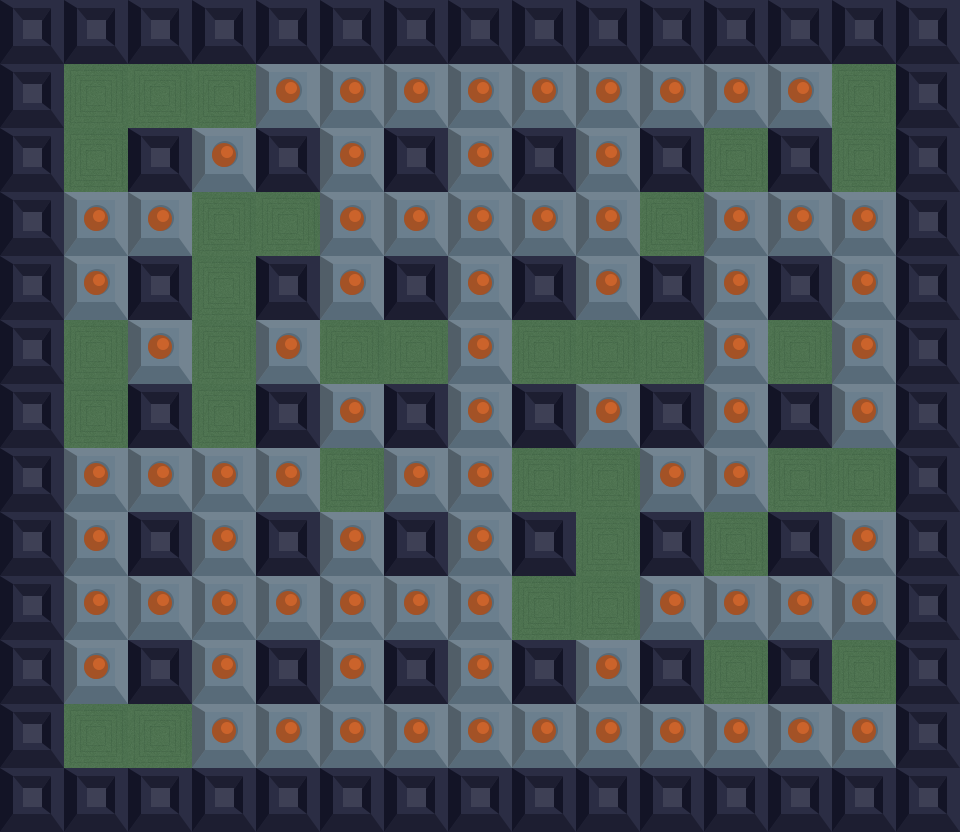

The image is a tile-based game level rendered from a .tmx file. Its description and source (layers, tilesets, objects; grid data summarised) follow:
An orthogonal 15x13 tile map with 64x64 px tiles, 5 tile layers (BACKGROUND_LAYER, POWER_LAYER, EXIT_LAYER, SOLID_LAYER, ...), 7 tilesets and 116 objects.

<map version="1.0" orientation="orthogonal" renderorder="left-up" width="15" height="13" tilewidth="64" tileheight="64" nextobjectid="209">
 <tileset firstgid="1" name="Solid Block" tilewidth="64" tileheight="64" tilecount="1" columns="1">
  <image source="Sprites/Blocks/SolidBlock.png" width="64" height="64" />
 </tileset>
 <tileset firstgid="2" name="Exploding Block" tilewidth="64" tileheight="64" tilecount="1" columns="1">
  <image source="Sprites/Blocks/ExplodableBlock.png" width="64" height="64" />
 </tileset>
 <tileset firstgid="3" name="Background" tilewidth="64" tileheight="64" tilecount="1" columns="1">
  <image source="Sprites/Blocks/BackgroundTile.png" width="64" height="64" />
 </tileset>
 <tileset firstgid="4" name="BombPowerUp" tilewidth="64" tileheight="64" tilecount="1" columns="1">
  <image source="Sprites/Powerups/BombPowerup.png" width="64" height="64" />
 </tileset>
 <tileset firstgid="5" name="FlamePowerUp" tilewidth="64" tileheight="64" tilecount="1" columns="1">
  <image source="Sprites/Powerups/FlamePowerup.png" width="64" height="64" />
 </tileset>
 <tileset firstgid="6" name="SpeedPowerUp" tilewidth="64" tileheight="64" tilecount="1" columns="1">
  <image source="Sprites/Powerups/SpeedPowerup.png" width="64" height="64" />
 </tileset>
 <tileset firstgid="7" name="Exit" tilewidth="64" tileheight="64" tilecount="1" columns="1">
  <image source="Sprites/Blocks/Portal.png" width="64" height="64" />
 </tileset>
 <layer name="BACKGROUND_LAYER" width="15" height="13">
  <data>[195 cells, 195 non-empty, 1 distinct tile ids]</data>
 </layer>
 <layer name="POWER_LAYER" width="15" height="13">
  <data>[195 cells, 2 non-empty, 2 distinct tile ids]</data>
 </layer>
 <layer name="EXIT_LAYER" width="15" height="13">
  <data>[195 cells, 1 non-empty, 1 distinct tile ids]</data>
 </layer>
 <layer name="SOLID_LAYER" width="15" height="13">
  <data>[195 cells, 82 non-empty, 1 distinct tile ids]</data>
 </layer>
 <layer name="EXPLODING_LAYER" width="15" height="13">
  <data>[195 cells, 79 non-empty, 1 distinct tile ids]</data>
 </layer>
 <objectgroup name="Solid">
  <properties>
   <property name="destroyable" type="bool" value="false" />
  </properties>
  <object id="2" x="0" y="0" width="960" height="64" />
  <object id="4" x="0" y="0" width="64" height="832" />
  <object id="5" x="0" y="768" width="960" height="60" />
  <object id="6" x="896" y="0" width="64" height="832" />
  <object id="23" x="128" y="128" width="64" height="64" />
  <object id="24" x="128" y="256" width="64" height="64" />
  <object id="25" x="128" y="384" width="64" height="64" />
  <object id="28" x="128" y="512" width="64" height="64" />
  <object id="29" x="128" y="640" width="64" height="64" />
  <object id="35" x="256" y="128" width="64" height="64" />
  <object id="36" x="256" y="256" width="64" height="64" />
  <object id="37" x="256" y="384" width="64" height="64" />
  <object id="38" x="256" y="512" width="64" height="64" />
  <object id="39" x="256" y="640" width="64" height="64" />
  <object id="40" x="384" y="128" width="64" height="64" />
  <object id="41" x="384" y="256" width="64" height="64" />
  <object id="42" x="384" y="384" width="64" height="64" />
  <object id="43" x="384" y="512" width="64" height="64" />
  <object id="44" x="384" y="640" width="64" height="64" />
  <object id="45" x="512" y="640" width="64" height="64" />
  <object id="46" x="512" y="512" width="64" height="64" />
  <object id="47" x="512" y="384" width="64" height="64" />
  <object id="48" x="512" y="256" width="64" height="64" />
  <object id="49" x="512" y="128" width="64" height="64" />
  <object id="50" x="640" y="640" width="64" height="64" />
  <object id="51" x="640" y="512" width="64" height="64" />
  <object id="52" x="640" y="384" width="64" height="64" />
  <object id="53" x="640" y="256" width="64" height="64" />
  <object id="54" x="640" y="128" width="64" height="64" />
  <object id="55" x="768" y="640" width="64" height="64" />
  <object id="56" x="768" y="512" width="64" height="64" />
  <object id="57" x="768" y="384" width="64" height="64" />
  <object id="58" x="768" y="256" width="64" height="64" />
  <object id="59" x="768" y="128" width="64" height="64" />
 </objectgroup>
 <objectgroup name="Exploding" visible="0">
  <properties>
   <property name="destroyable" type="bool" value="true" />
  </properties>
  <object id="65" x="256" y="64" width="64" height="64" />
  <object id="79" x="128" y="192" width="64" height="64" />
  <object id="81" x="128" y="448" width="64" height="64" />
  <object id="82" x="128" y="576" width="64" height="64" />
  <object id="83" x="128" y="320" width="64" height="64" />
  <object id="85" x="320" y="640" width="64" height="64" />
  <object id="86" x="448" y="640" width="64" height="64" />
  <object id="87" x="640" y="576" width="64" height="64" />
  <object id="93" x="256" y="320" width="64" height="64" />
  <object id="94" x="384" y="192" width="64" height="64" />
  <object id="95" x="320" y="512" width="64" height="64" />
  <object id="96" x="448" y="128" width="64" height="64" />
  <object id="97" x="448" y="512" width="64" height="64" />
  <object id="98" x="512" y="192" width="64" height="64" />
  <object id="99" x="704" y="256" width="64" height="64" />
  <object id="100" x="384" y="448" width="64" height="64" />
  <object id="101" x="704" y="192" width="64" height="64" />
  <object id="104" x="640" y="448" width="64" height="64" />
  <object id="105" x="768" y="192" width="64" height="64" />
  <object id="106" x="704" y="320" width="64" height="64" />
  <object id="107" x="768" y="576" width="64" height="64" />
  <object id="108" x="320" y="64" width="64" height="64" />
  <object id="109" x="384" y="64" width="64" height="64" />
  <object id="110" x="448" y="64" width="64" height="64" />
  <object id="111" x="512" y="64" width="64" height="64" />
  <object id="112" x="576" y="64" width="64" height="64" />
  <object id="113" x="640" y="64" width="64" height="64" />
  <object id="114" x="704" y="64" width="64" height="64" />
  <object id="115" x="768" y="64" width="64" height="64" />
  <object id="118" x="832" y="192" width="64" height="64" />
  <object id="119" x="832" y="256" width="64" height="64" />
  <object id="120" x="832" y="320" width="64" height="64" />
  <object id="121" x="832" y="384" width="64" height="64" />
  <object id="123" x="832" y="512" width="64" height="64" />
  <object id="124" x="832" y="576" width="64" height="64" />
  <object id="126" x="832" y="704" width="64" height="64" />
  <object id="145" x="704" y="704" width="64" height="64" />
  <object id="146" x="320" y="704" width="64" height="64" />
  <object id="147" x="640" y="704" width="64" height="64" />
  <object id="148" x="512" y="704" width="64" height="64" />
  <object id="149" x="256" y="704" width="64" height="64" />
  <object id="150" x="576" y="704" width="64" height="64" />
  <object id="151" x="768" y="704" width="64" height="64" />
  <object id="152" x="448" y="704" width="64" height="64" />
  <object id="153" x="384" y="704" width="64" height="64" />
  <object id="154" x="192" y="704" width="64" height="64" />
  <object id="155" x="256" y="448" width="64" height="64" />
  <object id="156" x="192" y="448" width="64" height="64" />
  <object id="158" x="192" y="576" width="64" height="64" />
  <object id="159" x="192" y="512" width="64" height="64" />
  <object id="163" x="192" y="640" width="64" height="64" />
  <object id="164" x="192" y="128" width="64" height="64" />
  <object id="165" x="64" y="448" width="64" height="64" />
  <object id="167" x="64" y="576" width="64" height="64" />
  <object id="168" x="64" y="640" width="64" height="64" />
  </objectgroup>
 <objectgroup name="Power">
  <!-- 2 objects omitted --></objectgroup>
 <objectgroup name="Exit">
  <!-- 1 objects omitted --></objectgroup>
</map>
<!-- 27 of 116 objects omitted -->
